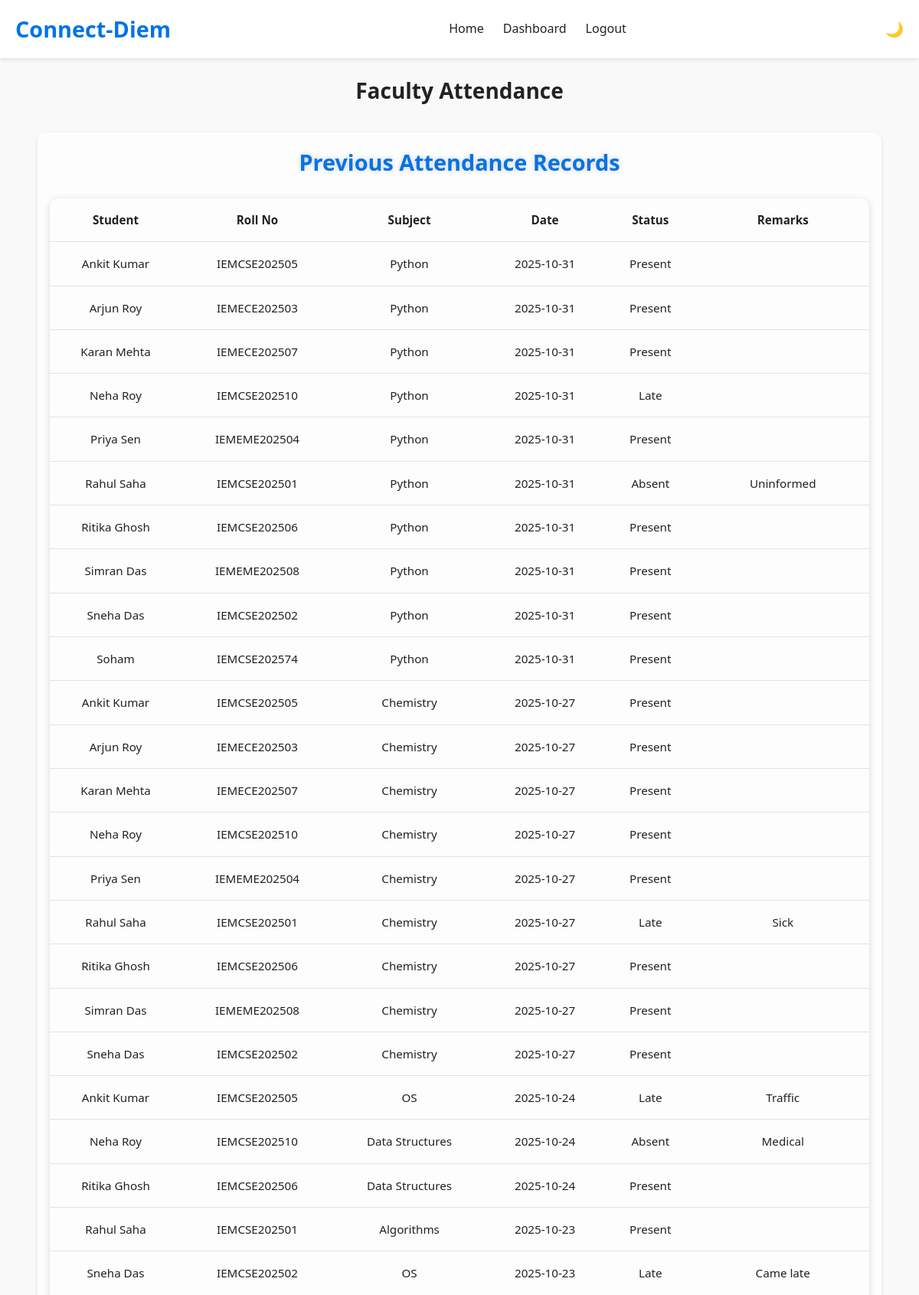
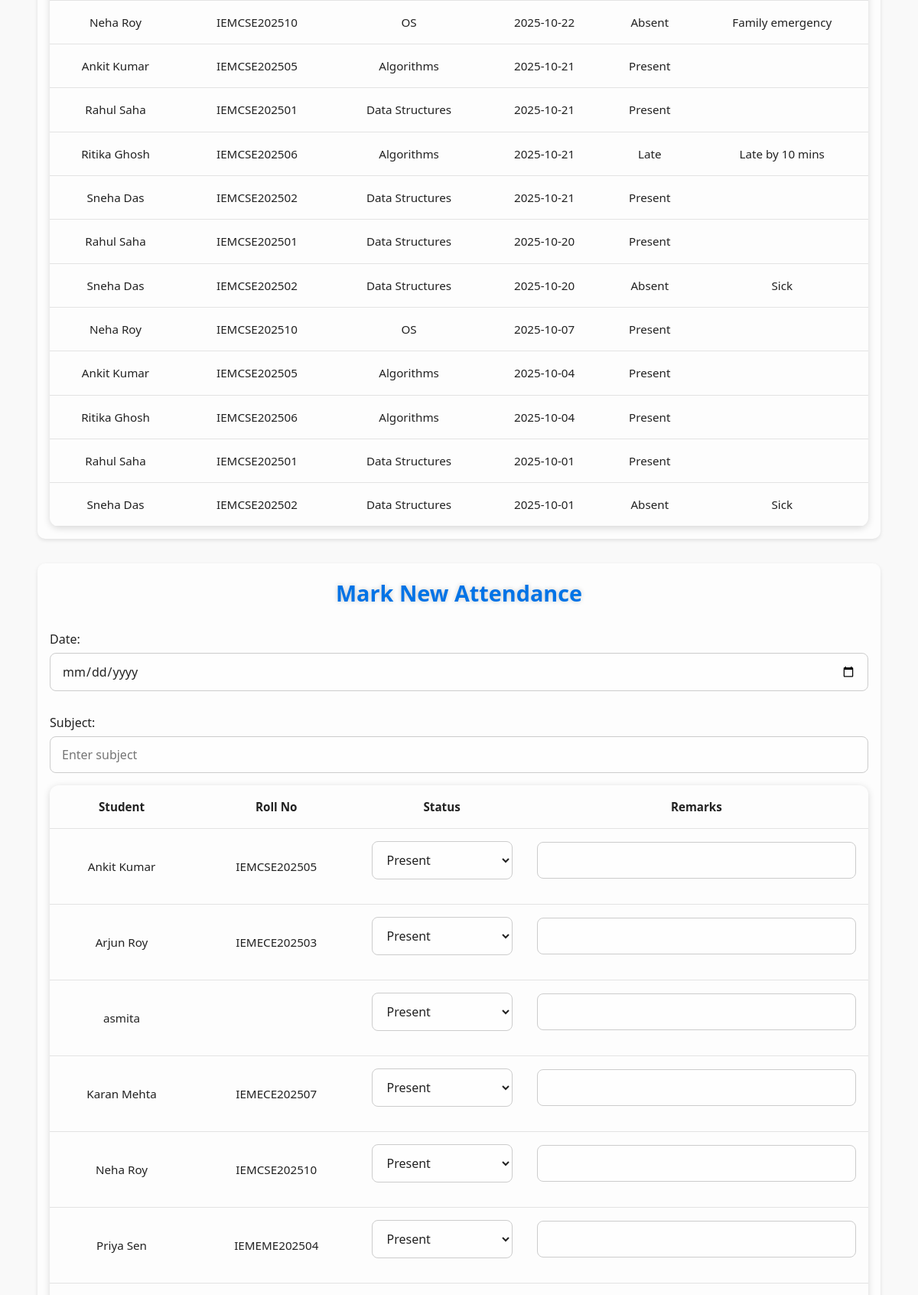
/faculty/attendance.php (signed in, upper part), run on the app's committed database (2 pictures, top to bottom).
### tables this page shows
CREATE TABLE `attendance` (
  `attendance_id` int(11) NOT NULL,
  `student_id` int(11) NOT NULL,
  `faculty_id` int(11) NOT NULL,
  `subject` varchar(100) DEFAULT NULL,
  `attendance_date` date DEFAULT NULL,
  `status` enum('Present','Absent','Late') DEFAULT 'Present',
  `remarks` varchar(255) DEFAULT NULL
);

CREATE TABLE `students` (
  `student_id` int(11) NOT NULL,
  `roll_no` varchar(20) NOT NULL,
  `name` varchar(100) NOT NULL,
  `email` varchar(100) NOT NULL,
  `password` varchar(255) NOT NULL,
  `department` varchar(100) DEFAULT NULL,
  `year` int(11) DEFAULT NULL,
  `section` varchar(10) DEFAULT NULL,
  `contact` varchar(15) DEFAULT NULL,
  `profile_pic` varchar(255) DEFAULT 'default_student.png',
  `join_date` datetime DEFAULT current_timestamp()
);

### faculty/attendance.php (the view, shortened to what this page needs)
<?php
include '../includes/db.php';
include '../includes/header.php';
$faculty_id = $_SESSION['user_id'];
$prev_sql = "SELECT a.attendance_id, s.name, s.roll_no, a.subject, a.attendance_date, a.status, a.remarks
             FROM attendance a
             JOIN students s ON a.student_id = s.student_id
             WHERE a.faculty_id = ?
             ORDER BY a.attendance_date DESC, s.name ASC";
$stmt_prev = $conn->prepare($prev_sql);
$stmt_prev->bind_param("i", $faculty_id);
$stmt_prev->execute();
$prev_result = $stmt_prev->get_result();
$students_sql = "SELECT student_id, name, roll_no FROM students ORDER BY name";
$students_result = $conn->query($students_sql);
?>
<main class="dashboard-main">
    <h2 style="text-align: center;">Faculty Attendance</h2>
    <section class="prev-attendance">
        <h3>Previous Attendance Records</h3>
        <table>
            <tr>
                <th>Student</th>
                <th>Roll No</th>
                <th>Subject</th>
                <th>Date</th>
                <th>Status</th>
                <th>Remarks</th>
            </tr>
            <?php while($row = $prev_result->fetch_assoc()): ?>
            <tr>
                <td><?= htmlspecialchars($row['name']) ?></td>
                <td><?= htmlspecialchars($row['roll_no']) ?></td>
                <td><?= htmlspecialchars($row['subject']) ?></td>
                <td><?= htmlspecialchars($row['attendance_date']) ?></td>
                <td><?= htmlspecialchars($row['status']) ?></td>
                <td><?= htmlspecialchars($row['remarks']) ?></td>
            </tr>
            <?php endwhile; ?>
        </table>
    </section>
    <section class="new-attendance">
        <h3>Mark New Attendance</h3>
        <form method="POST">
            <label for="attendance_date">Date:</label>
            <input type="date" name="attendance_date" id="attendance_date" required>
            <label for="subject">Subject:</label>
            <input type="text" name="subject" id="subject" required placeholder="Enter subject">
            <table>
                <tr>
                    <th>Student</th>
                    <th>Roll No</th>
                    <th>Status</th>
                    <th>Remarks</th>
                </tr>
                <?php while($student = $students_result->fetch_assoc()): ?>
                <tr>
                    <td><?= htmlspecialchars($student['name']) ?></td>
                    <td><?= htmlspecialchars($student['roll_no']) ?></td>
                    <td>
                        <select name="status[]">
                            <option value="Present">Present</option>
                        </select>
                    </td>
                    <td><input type="text" name="remarks[]"></td>
                </tr>
                <?php endwhile; ?>
            </table>
        </form>
    </section>
</main>

### assets/css/style.css (style rules this page uses)
body.light-mode { --bg-color: #f9f9f9; --text-color: #222; --header-bg: #ffffff; --footer-bg: #1a1a1a; --btn-bg: #0073e6; --btn-color: #fff; --btn-secondary-bg: #555; --card-blue-bg: #0073e6; --card-black-bg: #f0f0f0; --card-text-color: #222; }
* { box-sizing: border-box; margin: 0; padding: 0; font-family: 'Segoe UI', Tahoma, Geneva, Verdana, sans-serif; transition: all 0.3s ease; }
body { background-color: var(--bg-color); color: var(--text-color); line-height: 1.6; }
.dashboard-main { padding: 40px 20px; min-height: calc(100vh - 120px); background-color: var(--bg-color); transition: background-color 0.3s, color 0.3s; }
body.light-mode { --login-bg-gradient: linear-gradient(135deg, #f9f9f9, #e0e0e0); --card-bg: rgba(255, 255, 255, 0.85); --card-color: #222; --input-bg: rgba(255, 255, 255, 0.8); --input-color: #222; --input-placeholder: rgba(34,34,34,0.6); --btn-bg: #0073e6; --btn-color: #fff; --icon-color: #0073e6; --link-color: #0073e6; --error-color: #ff4c4c; }
body.light-mode { --text-color: #222; --text-muted: #555; --card-bg: #fff; --border-color: #ddd; --hover-bg: #f7f7f7; --table-header-bg: #f0f0f0; }
.prev-attendance, .new-attendance { width: 95%; max-width: 1200px; margin: 2rem auto; padding: 2rem; background: var(--card-black-bg); color: var(--text-color); border-radius: 18px; box-shadow: 0 4px 15px rgba(0,0,0,0.25); transition: all 0.3s ease-in-out; }
body.light-mode .prev-attendance, body.light-mode .new-attendance { background: #fdfdfd; color: #222; }
.prev-attendance h3, .new-attendance h3 { font-size: 1.8rem; font-weight: 700; color: var(--btn-bg); text-align: center; margin-bottom: 1.5rem; text-shadow: 0 0 6px rgba(0,0,0,0.2); }
.prev-attendance table, .new-attendance table { width: 100%; border-collapse: collapse; border-radius: 12px; overflow: hidden; font-size: 0.95rem; box-shadow: 0 2px 10px rgba(0,0,0,0.15); }
.prev-attendance th, .prev-attendance td, .new-attendance th, .new-attendance td { text-align: center; padding: 1rem; border-bottom: 1px solid rgba(255,255,255,0.1); transition: background 0.3s; }
body.light-mode .prev-attendance th, body.light-mode .prev-attendance td, body.light-mode .new-attendance th, body.light-mode .new-attendance td { color: #222; border-bottom: 1px solid rgba(0,0,0,0.1); }
.new-attendance input[type="date"], .new-attendance input[type="text"], .new-attendance select { width: 100%; padding: 12px 15px; margin-bottom: 1rem; border-radius: 8px; border: 1px solid #ccc; background: var(--input-bg); color: var(--input-color); outline: none; font-size: 1rem; transition: all 0.3s ease; }
.prev-attendance, .new-attendance { overflow-x: auto; }
.dashboard-main h2 { font-size: 2rem; margin-bottom: 1rem; }
.dashboard-main section { background-color: var(--card-bg); padding: 1rem; margin-bottom: 1.5rem; border-radius: 10px; box-shadow: var(--box-shadow); }
form label { display: block; margin-top: 0.8rem; margin-bottom: 0.3rem; color: var(--text-color); font-weight: 500; }
form input[type="text"], form input[type="date"], form input[type="time"], form input[type="file"], form textarea { width: 100%; padding: 0.5rem; border: 1px solid var(--border-color); border-radius: 6px; background-color: var(--input-bg); color: var(--text-color); }
:root { --card-bg: #f9f9f9; --box-shadow: 0 2px 8px rgba(0,0,0,0.1); --border-color: #ddd; --text-color: #333; --th-bg: #e0e0e0; --th-text: #000; --tr-even: #f2f2f2; --tr-hover: #dcdcdc; --input-bg: #fff; --btn-bg: #007bff; --btn-text: #fff; --btn-hover: #0056b3; }
.dashboard-main { padding: 20px; font-family: Arial, sans-serif; }
.dashboard-main h2 { font-size: 28px; margin-bottom: 20px; color: var(--text-color); }
section { margin-bottom: 40px; background-color: var(--section-bg); padding: 15px; border-radius: 8px; box-shadow: var(--box-shadow); }
h3 { font-size: 22px; margin-bottom: 15px; color: var(--text-color); }
:root { --text-color: #333; --section-bg: #f9f9f9; --box-shadow: 0 2px 5px rgba(0,0,0,0.1); --table-bg: #fff; --table-header-bg: #e0e0e0; --table-border: #ccc; --table-hover: #f1f1f1; --input-bg: #fff; --input-border: #ccc; --btn-bg: #4CAF50; --btn-hover: #45a049; --btn-text: #fff; }

### data on the page
attendance: student.name "Ankit Kumar", student.roll_no "IEMCSE202505", subject "Python", attendance_date "2025-10-31", status "Present"
attendance: student.name "Arjun Roy", student.roll_no "IEMECE202503", subject "Python", attendance_date "2025-10-31", status "Present"
attendance: student.name "Karan Mehta", student.roll_no "IEMECE202507", subject "Python", attendance_date "2025-10-31", status "Present"
attendance: student.name "Neha Roy", student.roll_no "IEMCSE202510", subject "Python", attendance_date "2025-10-31", status "Late"
attendance: student.name "Priya Sen", student.roll_no "IEMEME202504", subject "Python", attendance_date "2025-10-31", status "Present"
attendance: student.name "Rahul Saha", student.roll_no "IEMCSE202501", subject "Python", attendance_date "2025-10-31", status "Absent", remarks "Uninformed"
attendance: student.name "Ritika Ghosh", student.roll_no "IEMCSE202506", subject "Python", attendance_date "2025-10-31", status "Present"
attendance: student.name "Simran Das", student.roll_no "IEMEME202508", subject "Python", attendance_date "2025-10-31", status "Present"
attendance: student.name "Sneha Das", student.roll_no "IEMCSE202502", subject "Python", attendance_date "2025-10-31", status "Present"
attendance: student.name "Soham", student.roll_no "IEMCSE202574", subject "Python", attendance_date "2025-10-31", status "Present"
attendance: student.name "Ankit Kumar", student.roll_no "IEMCSE202505", subject "Chemistry", attendance_date "2025-10-27", status "Present"
attendance: student.name "Arjun Roy", student.roll_no "IEMECE202503", subject "Chemistry", attendance_date "2025-10-27", status "Present"
attendance: student.name "Karan Mehta", student.roll_no "IEMECE202507", subject "Chemistry", attendance_date "2025-10-27", status "Present"
attendance: student.name "Neha Roy", student.roll_no "IEMCSE202510", subject "Chemistry", attendance_date "2025-10-27", status "Present"
attendance: student.name "Priya Sen", student.roll_no "IEMEME202504", subject "Chemistry", attendance_date "2025-10-27", status "Present"
attendance: student.name "Rahul Saha", student.roll_no "IEMCSE202501", subject "Chemistry", attendance_date "2025-10-27", status "Late", remarks "Sick"
attendance: student.name "Ritika Ghosh", student.roll_no "IEMCSE202506", subject "Chemistry", attendance_date "2025-10-27", status "Present"
attendance: student.name "Simran Das", student.roll_no "IEMEME202508", subject "Chemistry", attendance_date "2025-10-27", status "Present"
attendance: student.name "Sneha Das", student.roll_no "IEMCSE202502", subject "Chemistry", attendance_date "2025-10-27", status "Present"
attendance: student.name "Ankit Kumar", student.roll_no "IEMCSE202505", subject "OS", attendance_date "2025-10-24", status "Late", remarks "Traffic"
attendance: student.name "Neha Roy", student.roll_no "IEMCSE202510", subject "Data Structures", attendance_date "2025-10-24", status "Absent", remarks "Medical"
attendance: student.name "Ritika Ghosh", student.roll_no "IEMCSE202506", subject "Data Structures", attendance_date "2025-10-24", status "Present"
attendance: student.name "Rahul Saha", student.roll_no "IEMCSE202501", subject "Algorithms", attendance_date "2025-10-23", status "Present"
attendance: student.name "Sneha Das", student.roll_no "IEMCSE202502", subject "OS", attendance_date "2025-10-23", status "Late", remarks "Came late"
attendance: student.name "Neha Roy", student.roll_no "IEMCSE202510", subject "OS", attendance_date "2025-10-22", status "Absent", remarks "Family emergency"
attendance: student.name "Ankit Kumar", student.roll_no "IEMCSE202505", subject "Algorithms", attendance_date "2025-10-21", status "Present"
attendance: student.name "Rahul Saha", student.roll_no "IEMCSE202501", subject "Data Structures", attendance_date "2025-10-21", status "Present"
attendance: student.name "Ritika Ghosh", student.roll_no "IEMCSE202506", subject "Algorithms", attendance_date "2025-10-21", status "Late", remarks "Late by 10 mins"
attendance: student.name "Sneha Das", student.roll_no "IEMCSE202502", subject "Data Structures", attendance_date "2025-10-21", status "Present"
attendance: student.name "Rahul Saha", student.roll_no "IEMCSE202501", subject "Data Structures", attendance_date "2025-10-20", status "Present"
attendance: student.name "Sneha Das", student.roll_no "IEMCSE202502", subject "Data Structures", attendance_date "2025-10-20", status "Absent", remarks "Sick"
attendance: student.name "Neha Roy", student.roll_no "IEMCSE202510", subject "OS", attendance_date "2025-10-07", status "Present"
attendance: student.name "Ankit Kumar", student.roll_no "IEMCSE202505", subject "Algorithms", attendance_date "2025-10-04", status "Present"
attendance: student.name "Ritika Ghosh", student.roll_no "IEMCSE202506", subject "Algorithms", attendance_date "2025-10-04", status "Present"
attendance: student.name "Rahul Saha", student.roll_no "IEMCSE202501", subject "Data Structures", attendance_date "2025-10-01", status "Present"
attendance: student.name "Sneha Das", student.roll_no "IEMCSE202502", subject "Data Structures", attendance_date "2025-10-01", status "Absent", remarks "Sick"
students: name "Ankit Kumar", roll_no "IEMCSE202505"
students: name "Arjun Roy", roll_no "IEMECE202503"
students: name "asmita"
students: name "Karan Mehta", roll_no "IEMECE202507"
students: name "Neha Roy", roll_no "IEMCSE202510"
students: name "Priya Sen", roll_no "IEMEME202504"
